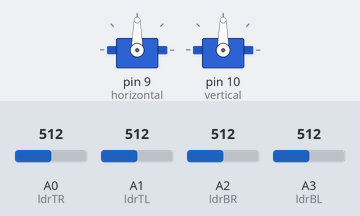
A sketch run on a simulated Arduino Uno, built with avr-gcc and run on an emulated ATmega328P. Parts: 2 × servo. The inputs (shaded band) are chosen by the test bench; at power-on: A0 (ldrTR) = 512, A1 (ldrTL) = 512, A2 (ldrBR) = 512, A3 (ldrBL) = 512. What the sketch prints to the serial monitor is not drawn.

Above: at 4.2 s.
4.3 s: A0 (ldrTR) set to 559
5.8 s: A0 (ldrTR) set to 588
At 7.5 s:
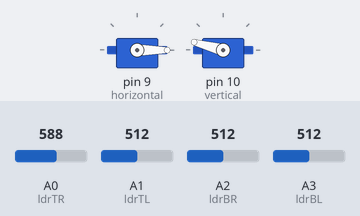
7.8 s: A1 (ldrTL) set to 632
9.3 s: A1 (ldrTL) set to 666
At 11.3 s:
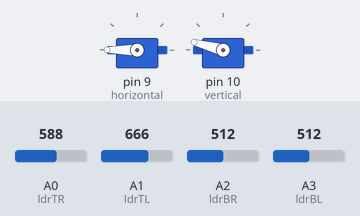
12.3 s: A2 (ldrBR) set to 537
At 13.0 s:
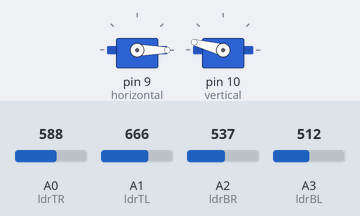
13.8 s: A3 (ldrBL) set to 716
At 15.23 s:
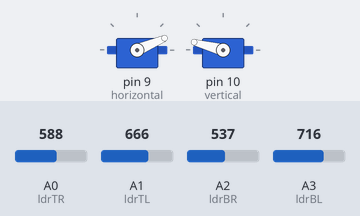
Timing chart, 0 to 20.4 s (numbered marks = the images above; inputs shaded):
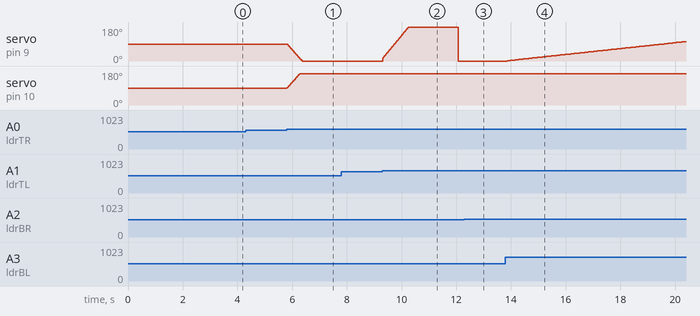

Measured:
- the behaviour switches between 573 and 574 on A0 (ldrTR) (found by bisection; images 0 and 1)
- the behaviour switches between 649 and 650 on A1 (ldrTL) (found by bisection; images 1 and 2)
- the behaviour switches between 529 and 530 on A2 (ldrBR) (found by bisection; images 2 and 3)
- after the input at 5.8 s, servo on pin 9 (horizontal): moves from 90° to 0° over 0.56 s, starting at once; servo on pin 10 (vertical): moves from 90° to 165° over 0.47 s, starting at once
- after the input at 9.3 s, servo on pin 9 (horizontal): rises from 0° to 180° in 0.94 s, then falls to 0° in 1.8 s
- after the input at 12.3 s, servo on pin 9 (horizontal): stays 0° (without the input it goes to 1° after 0.07 s)
- after the input at 13.8 s, servo on pin 9 (horizontal): moves from 0° to 103° over 6.5 s, starting after 0.07 s

The sketch:

Tracker.ino
```cpp
// include Servo library
#include <Servo.h>

// Horizontal servo
Servo horizontal;
int servoh = 90;

int servohLimitHigh = 165;
int servohLimitLow = 15;


// Vertical servo
Servo vertical;
int servov = 90;

int servovLimitHigh = 165;
int servovLimitLow = 15;


// LDR pin connections
int ldrTR = 0; // LDR top right   bread 7 green
int ldrTL = 1; // LDR top left    bread 5 red
int ldrBR = 2; // LDR bottom right bread 6 blue
int ldrBL = 3; // LDR bottom left  bread 4 blue


void setup() {
  Serial.begin(9600);
  // servo connections
  horizontal.attach(9);
  vertical.attach(10);
  // move servos
  horizontal.write(90);
  vertical.write(90);
  delay(3000);
}


void loop() {
  bool update_horizontal = false;
  bool update_vertical = false;

  int tr = analogRead(ldrTR); // top right
  int tl = analogRead(ldrTL); // top left
  int br = analogRead(ldrBR); // bottom right
  int bl = analogRead(ldrBL); // bottom left

  int dtime = 5; // change for debugging only
  int tol = 30;

  int avt = (tl + tr) / 2; // average value top
  int avd = (bl + br) / 2; // average value bottom
  int avl = (tl + bl) / 2; // average value left
  int avr = (tr + br) / 2; // average value right

  int dvert = avt - avd;  // check the difference of up and down
  int dhoriz = avl - avr; // check the difference of left and right


  // send data to the serial monitor if desired
  Serial.println(dhoriz);
  Serial.print(" ");


  // check if the difference is in the tolerance else change vertical angle

  if (-1 * tol > dvert || dvert > tol) {
    if (avt > avd) {
      servov = ++servov;
      if (servov > servovLimitHigh) {
        servov = servovLimitHigh;
      }
    }
    else if (avt < avd) {
      servov = --servov;
      if (servov < servovLimitLow) {
        servov = servovLimitLow;
      }
    }
    else if (avt = avd) {
      // nothing
    }
    update_vertical = true;
  }

  // check if the difference is in the tolerance else change horizontal angle
  if (-1 * tol > dhoriz || dhoriz > tol) {
    if (avl > avr) {
      servoh = ++servoh;
      if (servoh < servohLimitLow) {
        servoh = servohLimitLow;
      }
    }
    else if (avl < avr) {
      servoh = --servoh;
      if (servoh > servohLimitHigh) {
        servoh = servohLimitHigh;
      }
    }
    else if (avl = avr) {
      // nothing
    }
    update_horizontal = true;
  }


  if (update_vertical) {
    vertical.write(servov);
  }
  if (update_horizontal) {
    horizontal.write(servoh);
  }

  delay(dtime);

}
```
